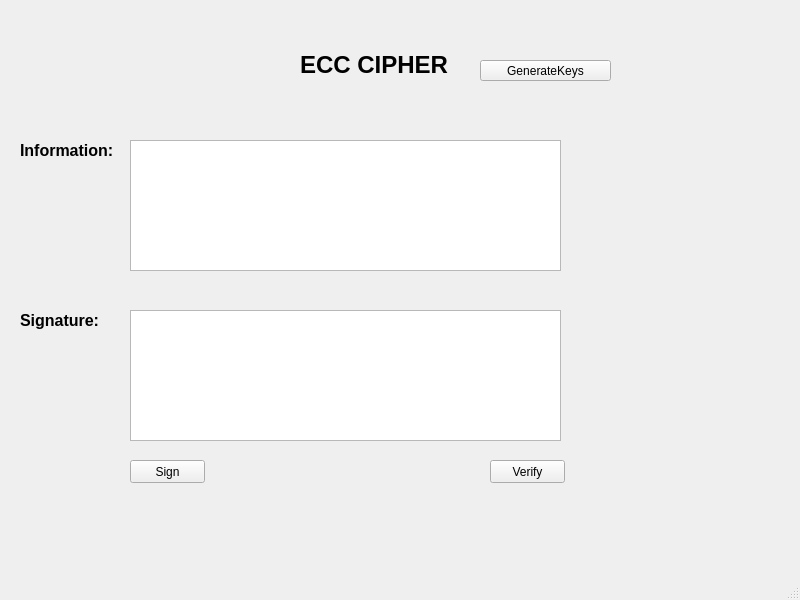
<?xml version="1.0" encoding="UTF-8"?>
<ui version="4.0">
 <class>MainWindow</class>
 <widget class="QMainWindow" name="MainWindow">
  <property name="geometry">
   <rect>
    <x>0</x>
    <y>0</y>
    <width>800</width>
    <height>600</height>
   </rect>
  </property>
  <property name="windowTitle">
   <string>MainWindow</string>
  </property>
  <widget class="QWidget" name="centralwidget">
   <widget class="QLabel" name="label">
    <property name="geometry">
     <rect>
      <x>300</x>
      <y>20</y>
      <width>151</width>
      <height>91</height>
     </rect>
    </property>
    <property name="text">
     <string>&lt;html&gt;&lt;head/&gt;&lt;body&gt;&lt;p&gt;&lt;span style=&quot; font-size:18pt; font-weight:600;&quot;&gt;ECC CIPHER&lt;/span&gt;&lt;/p&gt;&lt;/body&gt;&lt;/html&gt;</string>
    </property>
   </widget>
   <widget class="QLabel" name="label_2">
    <property name="geometry">
     <rect>
      <x>20</x>
      <y>110</y>
      <width>121</width>
      <height>81</height>
     </rect>
    </property>
    <property name="text">
     <string>&lt;html&gt;&lt;head/&gt;&lt;body&gt;&lt;p&gt;&lt;span style=&quot; font-size:12pt; font-weight:600;&quot;&gt;Information:&lt;/span&gt;&lt;/p&gt;&lt;/body&gt;&lt;/html&gt;</string>
    </property>
   </widget>
   <widget class="QLabel" name="label_3">
    <property name="geometry">
     <rect>
      <x>20</x>
      <y>280</y>
      <width>111</width>
      <height>81</height>
     </rect>
    </property>
    <property name="text">
     <string>&lt;html&gt;&lt;head/&gt;&lt;body&gt;&lt;p&gt;&lt;span style=&quot; font-size:12pt; font-weight:600;&quot;&gt;Signature:&lt;/span&gt;&lt;/p&gt;&lt;/body&gt;&lt;/html&gt;</string>
    </property>
   </widget>
   <widget class="QPlainTextEdit" name="txt_info">
    <property name="geometry">
     <rect>
      <x>130</x>
      <y>140</y>
      <width>431</width>
      <height>131</height>
     </rect>
    </property>
   </widget>
   <widget class="QPlainTextEdit" name="txt_sig">
    <property name="geometry">
     <rect>
      <x>130</x>
      <y>310</y>
      <width>431</width>
      <height>131</height>
     </rect>
    </property>
   </widget>
   <widget class="QPushButton" name="btn_sign">
    <property name="geometry">
     <rect>
      <x>130</x>
      <y>460</y>
      <width>75</width>
      <height>23</height>
     </rect>
    </property>
    <property name="text">
     <string>Sign</string>
    </property>
   </widget>
   <widget class="QPushButton" name="btn_verify">
    <property name="geometry">
     <rect>
      <x>490</x>
      <y>460</y>
      <width>75</width>
      <height>23</height>
     </rect>
    </property>
    <property name="text">
     <string>Verify</string>
    </property>
   </widget>
   <widget class="QPushButton" name="btn_gen_keys">
    <property name="geometry">
     <rect>
      <x>480</x>
      <y>60</y>
      <width>131</width>
      <height>21</height>
     </rect>
    </property>
    <property name="text">
     <string>GenerateKeys</string>
    </property>
   </widget>
  </widget>
  <widget class="QMenuBar" name="menubar">
   <property name="geometry">
    <rect>
     <x>0</x>
     <y>0</y>
     <width>800</width>
     <height>22</height>
    </rect>
   </property>
  </widget>
  <widget class="QStatusBar" name="statusbar"/>
 </widget>
 <resources/>
 <connections/>
</ui>
